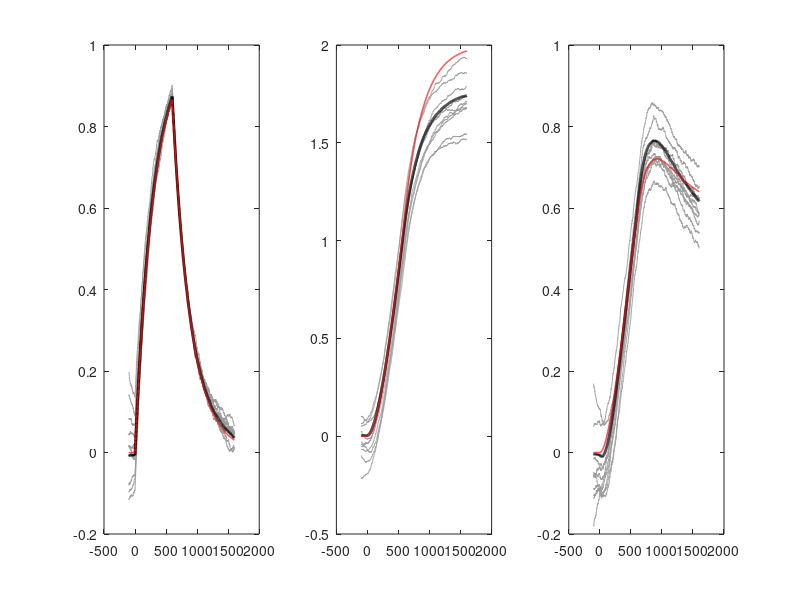

MATLAB code to generate this figure:
function SimComputeGain(varargin)
%%
%
%
%%

%% Defaults
K_default = [0 0 0; 1 1 0; 0.7 0.3 0];    % Defaults to a low pass of input and an integrator of the low-pass
f_default = @(v)(v); %@(v)(1./(1+exp(-v)))

%% Parse inputs
Parser = inputParser;

addParameter(Parser,'N',100)
addParameter(Parser,'K',K_default)
addParameter(Parser,'Gamma',NaN)
addParameter(Parser,'zeta',NaN)
addParameter(Parser,'t',-100:1600)
addParameter(Parser,'trialN',50)
addParameter(Parser,'Sigma',NaN)
addParameter(Parser,'f',f_default)
addParameter(Parser,'tau',300)
addParameter(Parser,'constant',0)

parse(Parser,varargin{:})

N = Parser.Results.N;
K = Parser.Results.K;
Gamma = Parser.Results.Gamma;
zeta = Parser.Results.zeta;
t = Parser.Results.t;
trialN = Parser.Results.trialN;
Sigma = Parser.Results.Sigma;
f = Parser.Results.f;
tau = Parser.Results.tau;
constant = Parser.Results.constant;

M = size(K,1);

% Generate compression matrices
if any(isnan(Gamma(:)))
    Gamma = randn(M,N)/sqrt(N);
end

% Generate input
if any(isnan(zeta(:)))
    zeta = generateZeta(M,t);
end

% Set covariance matrix of inputs
if any(isnan(Sigma(:)))
    sigma = 0.1;
    Sigma = diag(sigma*ones(N,1));
end

deltat = t(2)-t(1);

%% Simulate voltages and spike counts
W = Gamma'*(K-eye(M))*Gamma;
u = Gamma'*zeta;

v = nan(N,length(t),trialN);
dv = nan(N,length(t),trialN);
nu = nan(M,length(t),trialN);

v(:,1,:) = randn([N,1,trialN])*sigma;
dv(:,1,:) = zeros([N,1,trialN]);


v2 = nan(N,length(t),trialN);
dv2 = nan(N,length(t),trialN);
nu2 = nan(M,length(t));
dnu2 = nan(M,length(t));

v2(:,1,:) = randn([N,1,trialN])/10;
dv2(:,1,:) = zeros([N,1,trialN]);
nu2(:,1,:) = zeros([M,1]);
dnu2(:,1,:) = zeros([M,1]);

for ti = 2:length(t)
    dnu2(:,ti) = ...
        ((K-eye(M))*nu2(:,ti-1) + zeta(:,ti))/tau;
    nu2(:,ti) = nu2(:,ti-1) + dnu2(:,ti-1)*deltat;
end

for triali = 1:trialN
    eta = permute(mvnrnd(zeros(length(t),N),Sigma),[2,1]);
    for ti = 2:length(t)
        dv(:,ti,triali) = (...
            W*f(v(:,ti-1,triali)) + u(:,ti) + eta(:,ti) + constant)/tau;
        v(:,ti,triali) = v(:,ti-1,triali) + dv(:,ti,triali)*deltat;
        
        dv2(:,ti,triali) = (-v2(:,ti-1,triali) + ...
            Gamma'*nu2(:,ti) + u(:,ti)/tau + eta(:,ti)/tau + constant/tau);
        v2(:,ti,triali) = v2(:,ti-1,triali) + dv2(:,ti,triali)*deltat;
    end
    nu(:,:,triali) = Gamma*f(v(:,:,triali));
end

r = f(v);

%% Plotting
figure
for mi = 1:M
    subplot(1,M,mi)
    plot(t,permute(nu(mi,:,randsample(trialN,10)),[2,3,1]),'Color',[0.6 0.6 0.6])
    hold on
    plot(t,permute(mean(nu(mi,:,:),3),[2,1]),'k','LineWidth',2)
    plot(t,permute(nu2(mi,:),[2,1]),'r','LineWidth',1)
end

%% functions

%% generateZeta
function zeta = generateZeta(M,t)
    zeta = zeros(M,length(t));
    zeta(1,t >= 0 & t < 600) = 1;
    
%% localSigmoid
function r = localSigmoid(v)
    r = 1./(1+exp(v));